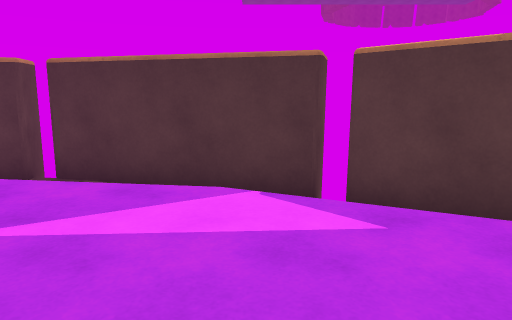
view 1 (above)

12 first-person views from a walk through a 3-D level made in the Unity game engine. The camera is 1.3 m above the floor, tilts 10° down and sees 70° across. The floor is counted in squares, 1 m on a side. Each view is taken from the middle of a square. On the plan, view 1 faces up. The plan holds only what a view shows up to about 15 squares ahead; the rest is blank. The place goes on beyond the plan.

view 2
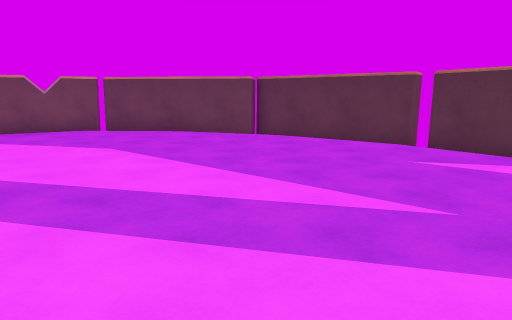

view 3
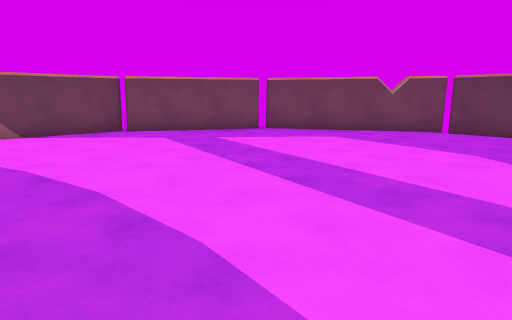

view 4
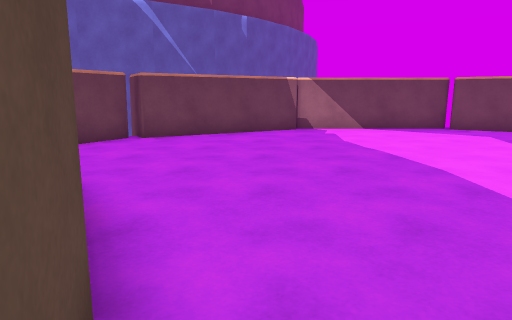

view 5
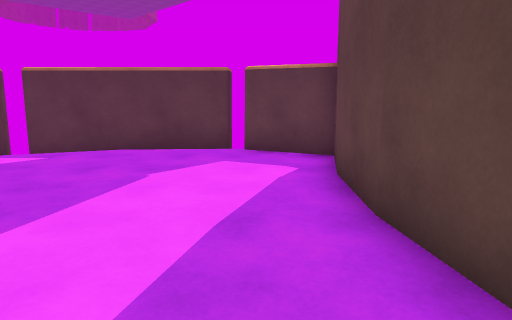

view 6
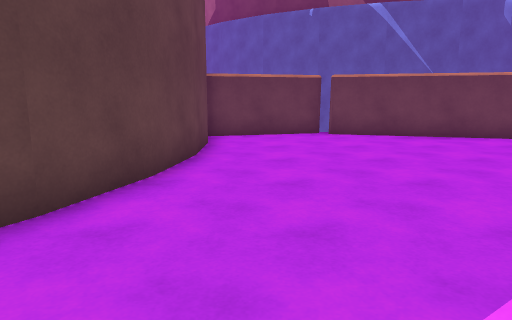

view 7
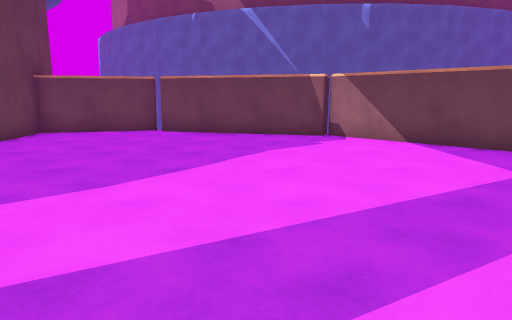

view 8
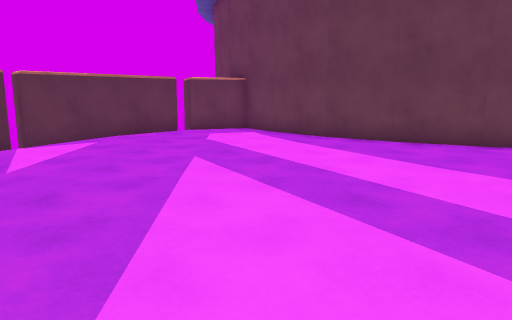

view 9
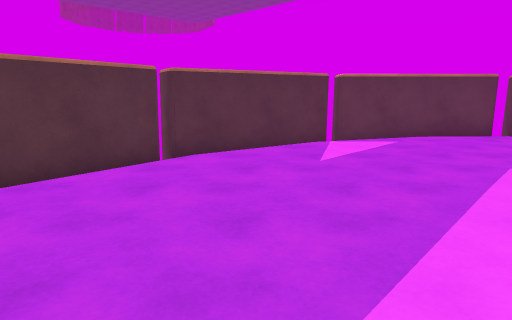

view 10
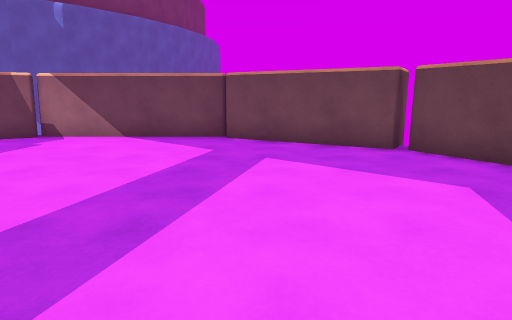

view 11
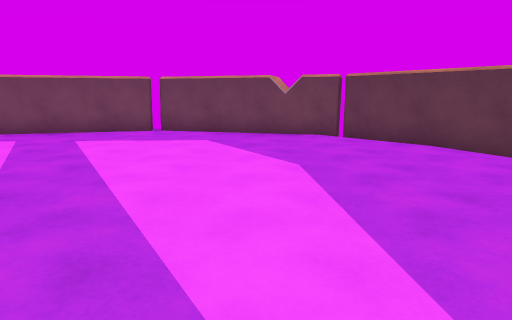

view 12
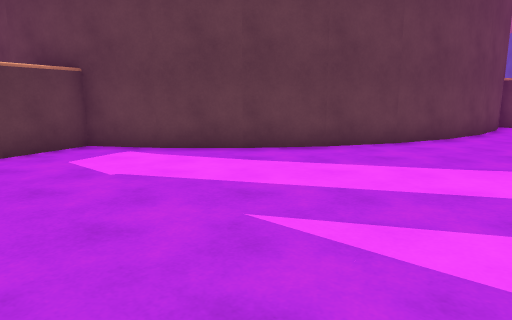

### Floor plan
Key: @ floor where view 1 was taken; # wall or solid block; x gap in a wall; . main floor; - floor 0.25 m lower than the main floor; / step, stairs or slope; v drop or lower ground.
Columns run from 17 left of view 1 to 6 right of it. Each row starts with its distance up from view 1.
  8              v
  7           ######
  6        ####  - #####
  5      ###-.......//-##
  4     ##//.........../##
  3    ##/...............##
  2   ##/.................##
  1   #/..................##
  0   #..............@.....#
 -1   #...................##
 -2  ##..................##
 -3  #..................##
 -4  #.................##
 -5 vx.................#
 -6  #................##
 -7  ##...............#
 -8   #..............##
 -9   #..............#
-10   #..............#
-11   ##.............#
-12    ##............#
-13     ##...........#
-14      ###.........#
-15       v#####...###
-16            ##x## v
-17                  v

Where each view was taken, in squares from view 1:
view 1: 0 up, 0 right, facing up
view 2: 4 down, 0 right, facing up-left
view 3: 5 down, 1 left, facing left
view 4: 5 down, 1 right, facing down-left
view 5: 5 down, 1 left, facing up-right
view 6: 3 down, 2 left, facing down
view 7: 2 down, 8 left, facing down
view 8: 1 down, 9 left, facing right
view 9: 1 down, 9 left, facing up-right
view 10: 1 down, 7 left, facing down-left
view 11: 1 down, 2 left, facing left
view 12: 3 up, 4 left, facing down-right
